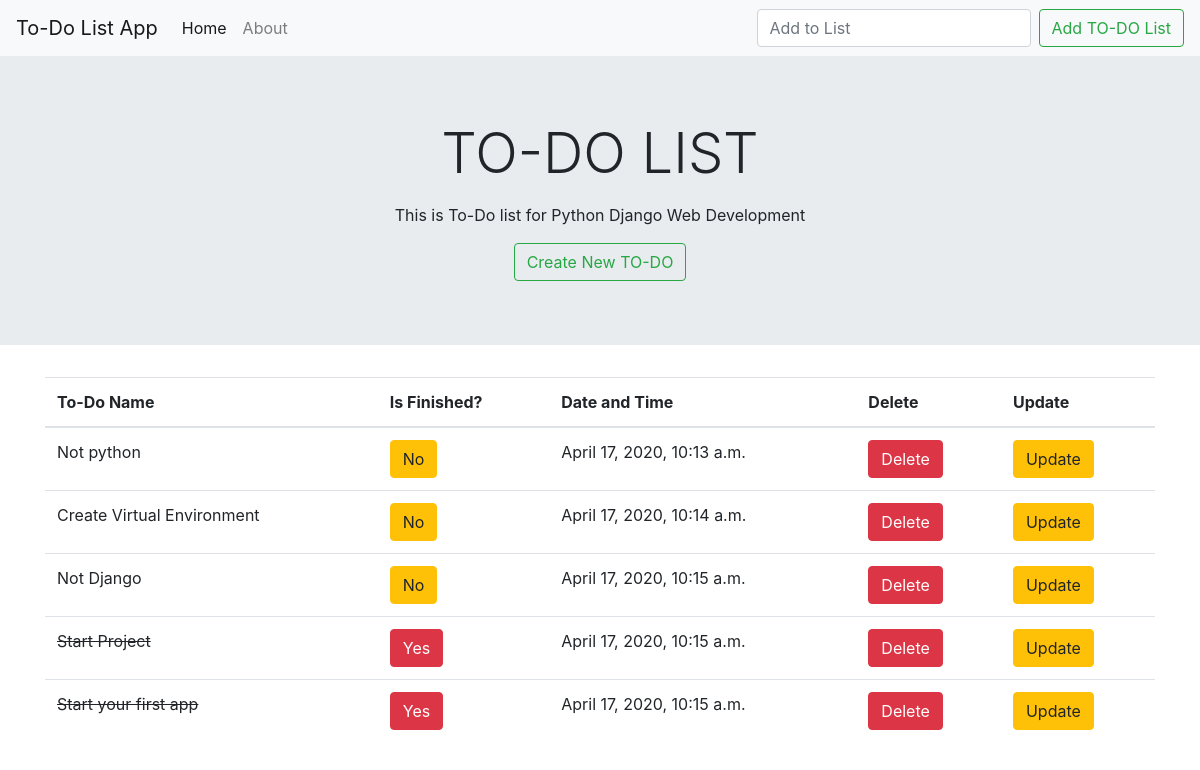
The page / on the database its author committed.
### todo_app/models.py (models this page shows, shortened)
class Todos(models.Model):
    title = models.CharField(max_length=100)
    description = models.TextField(max_length=1000,blank=True)
    finished = models.BooleanField(default=False)
    date = models.DateTimeField(default=datetime.now ,blank=True )

### todo_app/views.py (the view)
# urls.py: path('', views.index,name="index"),
def index(request):
    if request.method == "POST":
        form = ListForm(request.POST or None)
        if form.is_valid:
            form.save()
            todo_list = Todos.objects.all()
            return render(request,"todo_app/index.html",{'todo_list':todo_list})
    else:
        todo_list = Todos.objects.all()
        return render(request,"todo_app/index.html",{'todo_list':todo_list})

### templates/todo_app/index.html (shortened to what this page needs)
{% extends "todo_app/base.html" %}
{% block content %}
    <div class="jumbotron jumbotron-fluid">
    <div class="container">
      <h1 class="display-4"><center>TO-DO LIST</center></h1>
      <p class="lead"><center>This is To-Do list for Python Django Web Development</center></p>
      <div class="text-center">
        <a class="btn btn-outline-success" href="{% url 'create' %}" role="button">Create New TO-DO</a>
      </div>
    </div>
  </div>
<div class="container">
  <table class="table">
    <thead>
      <tr>
        <th scope="col">To-Do Name</th>
        <th scope="col">Is Finished?</th>
        <th scope="col">Date and Time</th>
        <th scope="col">Delete</th>
        <th scope="col">Update</th>
      </tr>
    </thead>
    <tbody>
        {% for todo in todo_list %}
          {% if todo.finished %}
            <tr>
                <td><del>{{ todo.title }}</del></td>
                <td><a class="btn btn-danger" href="{% url 'yes_finish' todo.id %}" role="button">Yes</a></td>
                <td>{{ todo.date }}</td>
                <td><a class="btn btn-danger" href="{% url 'delete' todo.id %}" role="button">Delete</a></td>
                <td><a class="btn btn-warning" href="{% url 'update' todo.id %}" role="button">Update</a></td>
            </tr>
          {% else %}
            <tr>
                <td>{{ todo.title }}</td>
                <td><a class="btn btn-warning" href="{% url 'no_finish' todo.id %}" role="button">No</a></td>
                <td>{{ todo.date }}</td>
                <td><a class="btn btn-danger" href="{% url 'delete' todo.id %}" role="button">Delete</a></td>
                <td><a class="btn btn-warning" href="{% url 'update' todo.id %}" role="button">Update</a></td>
            </tr>
          {% endif %}
        {% endfor %}
    </tbody>
  </table>
</div>
{% endblock content %}

### templates/todo_app/base.html (shortened to what this page needs)
<!doctype html>
<html lang="en">
  <head>
    <link rel="stylesheet" href="https://stackpath.bootstrapcdn.com/bootstrap/4.4.1/css/bootstrap.min.css">
  </head>
  <body>
    <nav class="navbar navbar-expand-lg navbar-light bg-light">
        <a class="navbar-brand" href="{% url 'index' %}">To-Do List App</a>
        <div class="collapse navbar-collapse" id="navbarSupportedContent">
          <ul class="navbar-nav mr-auto">
            <li class="nav-item active">
              <a class="nav-link" href="{% url 'index' %}">Home <span class="sr-only">(current)</span></a>
            </li>
            <li class="nav-item">
              <a class="nav-link" href="{% url 'about' %}">About</a>
            </li>
          </ul>
          <form class="form-inline my-2 my-lg-0" method="POST">
            <input class="form-control mr-sm-2" type="text" placeholder="Add to List" name="title">
            <button class="btn btn-outline-success my-2 my-sm-0" type="submit">Add TO-DO List</button>
          </form>
        </div>
      </nav>
      {% block content %}
      {% endblock content %}
  </body>
</html>

### rows shown on the page
Todos: title "Not python", date "April 17, 2020, 10:13 a.m."
Todos: title "Create Virtual Environment", date "April 17, 2020, 10:14 a.m."
Todos: title "Not Django", date "April 17, 2020, 10:15 a.m."
Todos: title "Start Project", date "April 17, 2020, 10:15 a.m."
Todos: title "Start your first app", date "April 17, 2020, 10:15 a.m."
